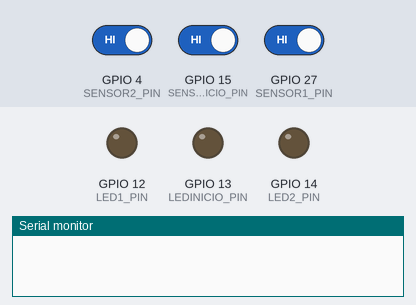
The sketch below on a simulated ESP32. Shown: output pins drawn as LEDs (lit = HIGH), the last lines printed to the serial monitor. Dashed ring = blinking. The test bench sets the inputs (shaded band); at power-on: GPIO 15 (SENSORINICIO_PIN) HIGH, GPIO 4 (SENSOR2_PIN) HIGH, GPIO 27 (SENSOR1_PIN) HIGH.

Above: at 1.2 s.
1.3 s: GPIO 15 (SENSORINICIO_PIN) driven LOW
At 1.7 s:
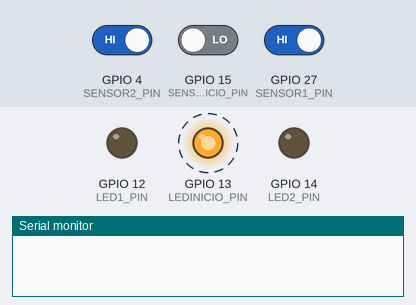
4.3 s: GPIO 4 (SENSOR2_PIN) driven LOW
At 5.3 s:
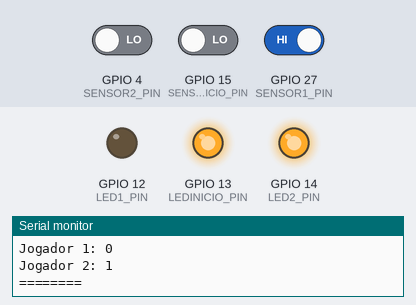
5.8 s: GPIO 15 (SENSORINICIO_PIN) driven HIGH
8.8 s: GPIO 15 (SENSORINICIO_PIN) driven LOW and GPIO 27 (SENSOR1_PIN) driven LOW
At 9.2 s:
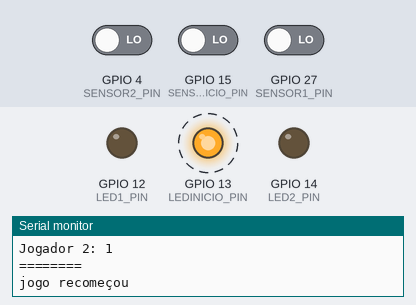
11.8 s: GPIO 27 (SENSOR1_PIN) driven HIGH
At 12.2 s:
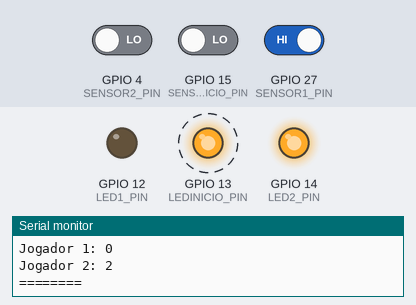
Timing chart, 0 to 14.3 s (numbered marks = the images above; inputs shaded):
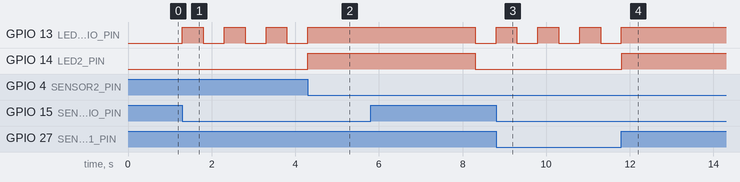

Measured:
- after the input at 1.3 s, GPIO 13 (LEDINICIO_PIN): alternates HIGH for 0.50 s and LOW for 0.50 s, starting at once
- after the input at 4.3 s, GPIO 14 (LED2_PIN): LOW → HIGH at once
- after the input at 8.8 s, GPIO 13 (LEDINICIO_PIN): alternates HIGH for 0.50 s and LOW for 0.50 s, starting at once
- after the input at 11.8 s, GPIO 12 (LED1_PIN): stays LOW (without the input it goes to HIGH after 0.00 s); GPIO 14 (LED2_PIN): LOW → HIGH at once

The sketch:

pratica_2.ino
```cpp
#define LED_PIN 2
#define BLINK_INTERVAL 250

#define SENSORINICIO_PIN 15
#define SENSOR1_PIN 27
#define SENSOR2_PIN 4
#define LEDINICIO_PIN 13
#define LED1_PIN 12
#define LED2_PIN 14

bool gameStarted = false;
unsigned long startTime;
int player1 = 0;
int player2 = 0;

void setup() {
  Serial.begin(115200);
  pinMode(SENSORINICIO_PIN, INPUT);
  pinMode(SENSOR1_PIN, INPUT);
  pinMode(SENSOR2_PIN, INPUT);
  pinMode(LEDINICIO_PIN, OUTPUT);
  pinMode(LED1_PIN, OUTPUT);
  pinMode(LED2_PIN, OUTPUT);
}

void loop() {
  if(!gameStarted) {
    if(touchRead(SENSORINICIO_PIN) < 20) {
      startGame();
    }
  }
  if(gameStarted){
    Serial.print("Sensor 1: ");
    int touch1 = touchRead(SENSOR1_PIN);
    Serial.println(touch1);
    Serial.print("Sensor 2: ");
    int touch2 = touchRead(SENSOR2_PIN);
    Serial.println(touch2);
    if(touch1 < 13 & touch1 > 9){
      Serial.print("1 Tocou: ");
      Serial.println(touch1);
      playerWins(1, playerTime());
    }
    if(touch2 < 13 & touch2 > 9){
      Serial.print("2 Tocou: ");
      Serial.println(touch2);
      playerWins(2, playerTime());
    }
    delay(200);

  }
}

void startGame() {
  gameStarted = true;
  for(int i = 0; i < 3; i++) {
    digitalWrite(LEDINICIO_PIN, HIGH);
    delay(500);
    digitalWrite(LEDINICIO_PIN, LOW);
    delay(500);
  }
  digitalWrite(LEDINICIO_PIN, HIGH);
  Serial.println("Jogo começou");
  startTime = millis(); // Registra o tempo de início do jogo
}

unsigned long playerTime(){
  unsigned long endTime = millis(); // Hora de término do jogo
  unsigned long elapsedTime = endTime - startTime; // Calcula o tempo decorrido
  return elapsedTime;
}

void playerWins(int player, unsigned long elapsedT){
  unsigned long elapsedTime = elapsedT;

  Serial.print("Jogador ");
  Serial.print(player);
  Serial.println(" venceu!");
  Serial.print("Tempo: ");
  Serial.print(elapsedTime/1000);
  Serial.println(" s");

  if(player == 1) {
    player1++;
    digitalWrite(LED1_PIN, HIGH);
  } else {
    player2++;
    digitalWrite(LED2_PIN, HIGH);
  }

  Serial.println("========");
  Serial.println("Placar:");
  Serial.print("Jogador 1: ");
  Serial.println(player1);
  Serial.print("Jogador 2: ");
  Serial.println(player2);
  Serial.println("========");

  delay(4000);

  digitalWrite(LED1_PIN, LOW);
  digitalWrite(LED2_PIN, LOW);
  digitalWrite(LEDINICIO_PIN, LOW);

  gameStarted = false;
  Serial.println("");
  Serial.println("jogo recomeçou");
}
```
